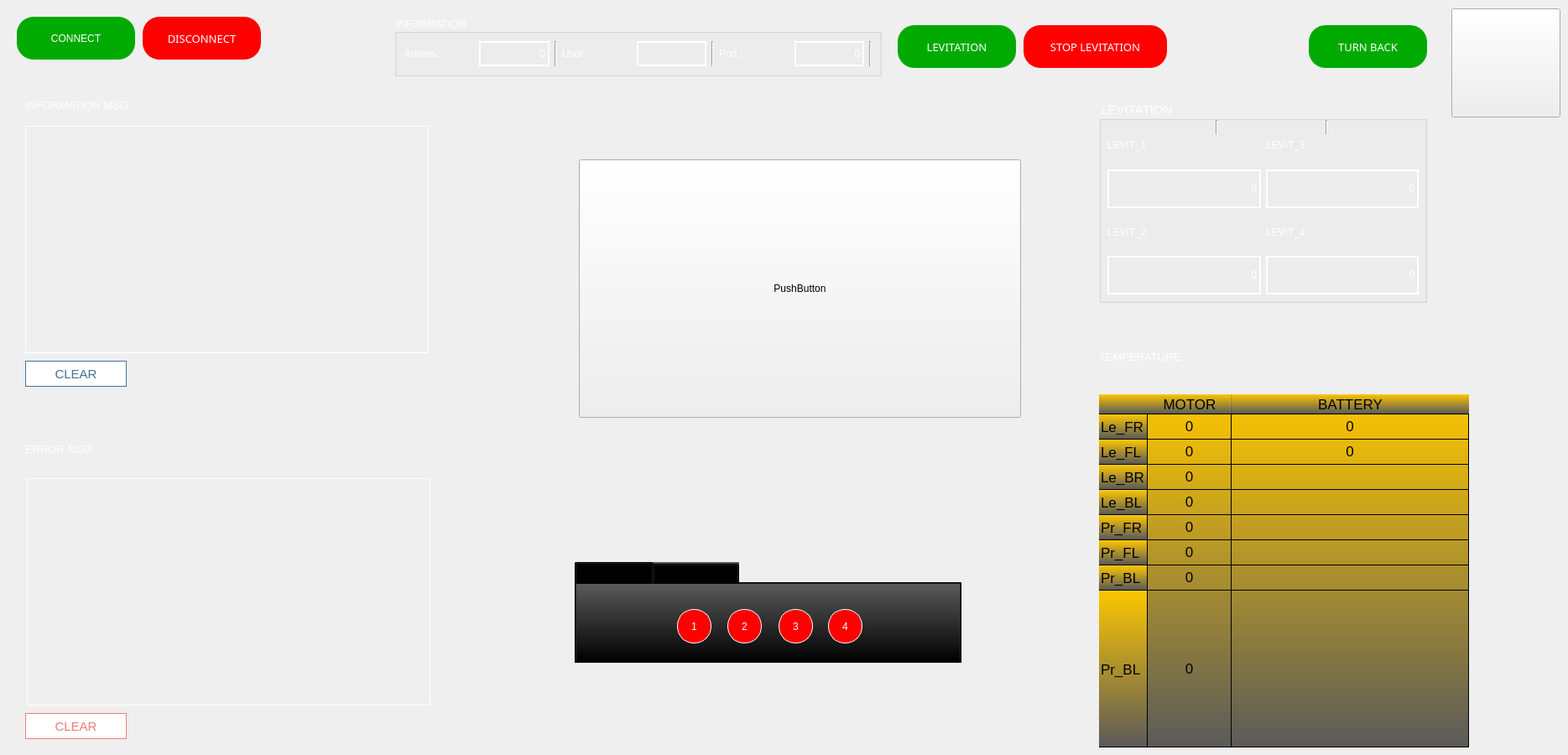
     <widget class="QWidget" name="tab_2">
      <attribute name="title">
       <string>Connection</string>
      </attribute>
      <widget class="QGroupBox" name="groupBox_5">
       <property name="geometry">
        <rect>
         <x>470</x>
         <y>20</y>
         <width>581</width>
         <height>71</height>
        </rect>
       </property>
       <property name="styleSheet">
        <string notr="true">color:white;
</string>
       </property>
       <property name="title">
        <string>INFORMATION</string>
       </property>
       <layout class="QHBoxLayout" name="horizontalLayout_13">
        <item>
         <widget class="QLabel" name="adres_3">
          <property name="text">
           <string>Adress :</string>
          </property>
         </widget>
        </item>
        <item>
         <widget class="QLabel" name="ip_adress">
          <property name="minimumSize">
           <size>
            <width>71</width>
            <height>0</height>
           </size>
          </property>
          <property name="frameShape">
           <enum>QFrame::Box</enum>
          </property>
          <property name="lineWidth">
           <number>2</number>
          </property>
          <property name="text">
           <string>0</string>
          </property>
          <property name="alignment">
           <set>Qt::AlignRight|Qt::AlignTrailing|Qt::AlignVCenter</set>
          </property>
         </widget>
        </item>
        <item>
         <widget class="Line" name="line_8">
          <property name="orientation">
           <enum>Qt::Vertical</enum>
          </property>
         </widget>
        </item>
        <item>
         <widget class="QLabel" name="kullanici_3">
          <property name="text">
           <string>User :</string>
          </property>
         </widget>
        </item>
        <item>
         <widget class="QLabel" name="user">
          <property name="minimumSize">
           <size>
            <width>71</width>
            <height>0</height>
           </size>
          </property>
          <property name="frameShape">
           <enum>QFrame::Box</enum>
          </property>
          <property name="lineWidth">
           <number>2</number>
          </property>
          <property name="text">
           <string/>
          </property>
          <property name="alignment">
           <set>Qt::AlignRight|Qt::AlignTrailing|Qt::AlignVCenter</set>
          </property>
         </widget>
        </item>
        <item>
         <widget class="Line" name="line_9">
          <property name="orientation">
           <enum>Qt::Vertical</enum>
          </property>
         </widget>
        </item>
        <item>
         <widget class="QLabel" name="port_3">
          <property name="text">
           <string>Port :</string>
          </property>
         </widget>
        </item>
        <item>
         <widget class="QLabel" name="port">
          <property name="minimumSize">
           <size>
            <width>71</width>
            <height>0</height>
           </size>
          </property>
          <property name="frameShape">
           <enum>QFrame::Box</enum>
          </property>
          <property name="lineWidth">
           <number>2</number>
          </property>
          <property name="text">
           <string>0</string>
          </property>
          <property name="alignment">
           <set>Qt::AlignRight|Qt::AlignTrailing|Qt::AlignVCenter</set>
          </property>
         </widget>
        </item>
        <item>
         <widget class="Line" name="line_10">
          <property name="orientation">
           <enum>Qt::Vertical</enum>
          </property>
         </widget>
        </item>
       </layout>
      </widget>
      <widget class="QPushButton" name="connect">
       <property name="geometry">
        <rect>
         <x>20</x>
         <y>20</y>
         <width>141</width>
         <height>51</height>
        </rect>
       </property>
       <property name="styleSheet">
        <string notr="true">.QPushButton{
	font: 10pt &quot;Oblivious font&quot;;
background-color: rgb(0, 170, 0);
color: rgb(255, 255, 255);
border-radius:20px;
}

.QPushButton:hover{
background-color: rgb(0, 150, 0);
}</string>
       </property>
       <property name="text">
        <string>CONNECT</string>
       </property>
      </widget>
      <widget class="QPushButton" name="bt_disconnect">
       <property name="geometry">
        <rect>
         <x>170</x>
         <y>20</y>
         <width>141</width>
         <height>51</height>
        </rect>
       </property>
       <property name="font">
        <font>
         <family>Oblivious font</family>
         <pointsize>10</pointsize>
         <weight>50</weight>
         <italic>false</italic>
         <bold>false</bold>
        </font>
       </property>
       <property name="styleSheet">
        <string notr="true">.QPushButton{
	font: 10pt &quot;Oblivious font&quot;;
background-color:red;
color: rgb(255, 255, 255);
border-radius:20px;
}

.QPushButton:hover{
background-color:rgb(214, 0, 0);
}</string>
       </property>
       <property name="text">
        <string>DISCONNECT</string>
       </property>
      </widget>
      <widget class="QGroupBox" name="groupBox_4">
       <property name="geometry">
        <rect>
         <x>1310</x>
         <y>120</y>
         <width>391</width>
         <height>241</height>
        </rect>
       </property>
       <property name="font">
        <font>
         <pointsize>11</pointsize>
        </font>
       </property>
       <property name="styleSheet">
        <string notr="true">color:white;
</string>
       </property>
       <property name="title">
        <string>LEVITATION</string>
       </property>
       <widget class="Line" name="line_2">
        <property name="geometry">
         <rect>
          <x>132</x>
          <y>23</y>
          <width>16</width>
          <height>17</height>
         </rect>
        </property>
        <property name="orientation">
         <enum>Qt::Vertical</enum>
        </property>
       </widget>
       <widget class="Line" name="line_3">
        <property name="geometry">
         <rect>
          <x>263</x>
          <y>23</y>
          <width>16</width>
          <height>17</height>
         </rect>
        </property>
        <property name="orientation">
         <enum>Qt::Vertical</enum>
        </property>
       </widget>
       <widget class="Line" name="line_4">
        <property name="geometry">
         <rect>
          <x>516</x>
          <y>23</y>
          <width>16</width>
          <height>17</height>
         </rect>
        </property>
        <property name="orientation">
         <enum>Qt::Vertical</enum>
        </property>
       </widget>
       <widget class="QWidget" name="layoutWidget_5">
        <property name="geometry">
         <rect>
          <x>10</x>
          <y>30</y>
          <width>371</width>
          <height>201</height>
         </rect>
        </property>
        <layout class="QHBoxLayout" name="horizontalLayout_14">
         <item>
          <layout class="QVBoxLayout" name="verticalLayout_33">
           <item>
            <widget class="QLabel" name="levit1_label">
             <property name="text">
              <string>LEVIT_1</string>
             </property>
            </widget>
           </item>
           <item>
            <widget class="QLabel" name="levit1_veri">
             <property name="minimumSize">
              <size>
               <width>71</width>
               <height>0</height>
              </size>
             </property>
             <property name="frameShape">
              <enum>QFrame::Box</enum>
             </property>
             <property name="lineWidth">
              <number>2</number>
             </property>
             <property name="text">
              <string>0</string>
             </property>
             <property name="alignment">
              <set>Qt::AlignRight|Qt::AlignTrailing|Qt::AlignVCenter</set>
             </property>
            </widget>
           </item>
           <item>
            <widget class="QLabel" name="levit2_label">
             <property name="text">
              <string>LEVIT_2</string>
             </property>
            </widget>
           </item>
           <item>
            <widget class="QLabel" name="levit2_veri">
             <property name="minimumSize">
              <size>
               <width>71</width>
               <height>0</height>
              </size>
             </property>
             <property name="frameShape">
              <enum>QFrame::Box</enum>
             </property>
             <property name="lineWidth">
              <number>2</number>
             </property>
             <property name="text">
              <string>0</string>
             </property>
             <property name="alignment">
              <set>Qt::AlignRight|Qt::AlignTrailing|Qt::AlignVCenter</set>
             </property>
            </widget>
           </item>
          </layout>
         </item>
         <item>
          <layout class="QVBoxLayout" name="verticalLayout_34">
           <item>
            <widget class="QLabel" name="levit3_label">
             <property name="text">
              <string>LEVIT_3</string>
             </property>
            </widget>
           </item>
           <item>
            <widget class="QLabel" name="levit3_veri">
             <property name="minimumSize">
              <size>
               <width>71</width>
               <height>0</height>
              </size>
             </property>
             <property name="frameShape">
              <enum>QFrame::Box</enum>
             </property>
             <property name="lineWidth">
              <number>2</number>
             </property>
             <property name="text">
              <string>0</string>
             </property>
             <property name="alignment">
              <set>Qt::AlignRight|Qt::AlignTrailing|Qt::AlignVCenter</set>
             </property>
            </widget>
           </item>
           <item>
            <widget class="QLabel" name="levit4_label">
             <property name="text">
              <string>LEVIT_4</string>
             </property>
            </widget>
           </item>
           <item>
            <widget class="QLabel" name="levit4_veri">
             <property name="minimumSize">
              <size>
               <width>71</width>
               <height>0</height>
              </size>
             </property>
             <property name="frameShape">
              <enum>QFrame::Box</enum>
             </property>
             <property name="lineWidth">
              <number>2</number>
             </property>
             <property name="text">
              <string>0</string>
             </property>
             <property name="alignment">
              <set>Qt::AlignRight|Qt::AlignTrailing|Qt::AlignVCenter</set>
             </property>
            </widget>
           </item>
          </layout>
         </item>
        </layout>
       </widget>
      </widget>
      <widget class="QPushButton" name="levite">
       <property name="geometry">
        <rect>
         <x>1070</x>
         <y>30</y>
         <width>141</width>
         <height>51</height>
        </rect>
       </property>
       <property name="font">
        <font>
         <family>Oblivious font</family>
         <pointsize>10</pointsize>
         <weight>50</weight>
         <italic>false</italic>
         <bold>false</bold>
        </font>
       </property>
       <property name="styleSheet">
        <string notr="true">.QPushButton{
	font: 10pt &quot;Oblivious font&quot;;
background-color: rgb(0, 170, 0);
color: rgb(255, 255, 255);
border-radius:20px;
}

.QPushButton:hover{
background-color: rgb(0, 150, 0);
}</string>
       </property>
       <property name="text">
        <string>LEVITATION</string>
       </property>
      </widget>
      <widget class="QLabel" name="bilgimesaj_label">
       <property name="geometry">
        <rect>
         <x>30</x>
         <y>110</y>
         <width>241</width>
         <height>31</height>
        </rect>
       </property>
       <property name="font">
        <font>
         <pointsize>10</pointsize>
        </font>
       </property>
       <property name="styleSheet">
        <string notr="true">color:white;</string>
       </property>
       <property name="text">
        <string>INFORMATION MSG</string>
       </property>
      </widget>
      <widget class="QLabel" name="bilgimesaj_label_2">
       <property name="geometry">
        <rect>
         <x>30</x>
         <y>520</y>
         <width>181</width>
         <height>31</height>
        </rect>
       </property>
       <property name="font">
        <font>
         <pointsize>10</pointsize>
        </font>
       </property>
       <property name="styleSheet">
        <string notr="true">color:white;</string>
       </property>
       <property name="text">
        <string>ERROR MSG</string>
       </property>
      </widget>
      <widget class="QLabel" name="hata_message">
       <property name="geometry">
        <rect>
         <x>32</x>
         <y>570</y>
         <width>481</width>
         <height>271</height>
        </rect>
       </property>
       <property name="font">
        <font>
         <pointsize>11</pointsize>
        </font>
       </property>
       <property name="styleSheet">
        <string notr="true">border: 1px solid rgb(255, 255, 255);
color:white;</string>
       </property>
       <property name="text">
        <string/>
       </property>
      </widget>
      <widget class="QLabel" name="bilgi_message">
       <property name="geometry">
        <rect>
         <x>30</x>
         <y>150</y>
         <width>481</width>
         <height>271</height>
        </rect>
       </property>
       <property name="font">
        <font>
         <pointsize>11</pointsize>
        </font>
       </property>
       <property name="styleSheet">
        <string notr="true">border: 1px solid rgb(255, 255, 255);
color:white;
</string>
       </property>
       <property name="text">
        <string/>
       </property>
      </widget>
      <widget class="QPushButton" name="pbClearinfo">
       <property name="geometry">
        <rect>
         <x>30</x>
         <y>430</y>
         <width>121</width>
         <height>31</height>
        </rect>
       </property>
       <property name="font">
        <font>
         <pointsize>11</pointsize>
         <weight>50</weight>
         <bold>false</bold>
        </font>
       </property>
       <property name="styleSheet">
        <string notr="true">color:#437099;
border:1px solid #437099;
background-color:white;</string>
       </property>
       <property name="text">
        <string>CLEAR</string>
       </property>
      </widget>
      <widget class="QLabel" name="bilgimesaj_label_3">
       <property name="geometry">
        <rect>
         <x>1310</x>
         <y>410</y>
         <width>241</width>
         <height>31</height>
        </rect>
       </property>
       <property name="font">
        <font>
         <pointsize>10</pointsize>
        </font>
       </property>
       <property name="styleSheet">
        <string notr="true">color:white;</string>
       </property>
       <property name="text">
        <string>TEMPERATURE</string>
       </property>
      </widget>
      <widget class="QTableWidget" name="tableWidget">
       <property name="geometry">
        <rect>
         <x>1310</x>
         <y>470</y>
         <width>441</width>
         <height>421</height>
        </rect>
       </property>
       <property name="font">
        <font>
         <pointsize>13</pointsize>
        </font>
       </property>
       <property name="layoutDirection">
        <enum>Qt::LeftToRight</enum>
       </property>
       <property name="styleSheet">
        <string notr="true">border:none;
background-color:qlineargradient(spread:pad, x1:1, y1:0.00568182, x2:1, y2:1, stop:0 #fdc600, stop:1 rgba(90, 90, 90, 255));
color:black !important;</string>
       </property>
       <property name="frameShape">
        <enum>QFrame::Panel</enum>
       </property>
       <property name="lineWidth">
        <number>1</number>
       </property>
       <property name="autoScrollMargin">
        <number>16</number>
       </property>
       <property name="dragDropMode">
        <enum>QAbstractItemView::NoDragDrop</enum>
       </property>
       <property name="showGrid">
        <bool>true</bool>
       </property>
       <property name="gridStyle">
        <enum>Qt::SolidLine</enum>
       </property>
       <attribute name="horizontalHeaderStretchLastSection">
        <bool>true</bool>
       </attribute>
       <attribute name="verticalHeaderStretchLastSection">
        <bool>true</bool>
       </attribute>
       <row>
        <property name="text">
         <string>Le_FR</string>
        </property>
       </row>
       <row>
        <property name="text">
         <string>Le_FL</string>
        </property>
       </row>
       <row>
        <property name="text">
         <string>Le_BR</string>
        </property>
       </row>
       <row>
        <property name="text">
         <string>Le_BL</string>
        </property>
       </row>
       <row>
        <property name="text">
         <string>Pr_FR</string>
        </property>
       </row>
       <row>
        <property name="text">
         <string>Pr_FL</string>
        </property>
       </row>
       <row>
        <property name="text">
         <string>Pr_BL</string>
        </property>
       </row>
       <row>
        <property name="text">
         <string>Pr_BL</string>
        </property>
       </row>
       <column>
        <property name="text">
         <string>MOTOR</string>
        </property>
       </column>
       <column>
        <property name="text">
         <string>BATTERY</string>
        </property>
       </column>
       <item row="0" column="0">
        <property name="text">
         <string>0</string>
        </property>
        <property name="textAlignment">
         <set>AlignCenter</set>
        </property>
       </item>
       <item row="0" column="1">
        <property name="text">
         <string>0</string>
        </property>
        <property name="textAlignment">
         <set>AlignCenter</set>
        </property>
       </item>
       <item row="1" column="0">
        <property name="text">
         <string>0</string>
        </property>
        <property name="textAlignment">
         <set>AlignCenter</set>
        </property>
       </item>
       <item row="1" column="1">
        <property name="text">
         <string>0</string>
        </property>
        <property name="textAlignment">
         <set>AlignCenter</set>
        </property>
       </item>
       <item row="2" column="0">
        <property name="text">
         <string>0</string>
        </property>
        <property name="textAlignment">
         <set>AlignCenter</set>
        </property>
       </item>
       <item row="3" column="0">
        <property name="text">
         <string>0</string>
        </property>
        <property name="textAlignment">
         <set>AlignCenter</set>
        </property>
       </item>
       <item row="4" column="0">
        <property name="text">
         <string>0</string>
        </property>
        <property name="textAlignment">
         <set>AlignCenter</set>
        </property>
       </item>
       <item row="5" column="0">
        <property name="text">
         <string>0</string>
        </property>
        <property name="textAlignment">
         <set>AlignCenter</set>
        </property>
       </item>
       <item row="6" column="0">
        <property name="text">
         <string>0</string>
        </property>
        <property name="textAlignment">
         <set>AlignCenter</set>
        </property>
       </item>
       <item row="7" column="0">
        <property name="text">
         <string>0</string>
        </property>
        <property name="textAlignment">
         <set>AlignCenter</set>
        </property>
       </item>
      </widget>
      <widget class="QPushButton" name="logo_c">
       <property name="geometry">
        <rect>
         <x>1730</x>
         <y>10</y>
         <width>130</width>
         <height>130</height>
        </rect>
       </property>
       <property name="sizePolicy">
        <sizepolicy hsizetype="Preferred" vsizetype="Fixed">
         <horstretch>0</horstretch>
         <verstretch>0</verstretch>
        </sizepolicy>
       </property>
       <property name="text">
        <string/>
       </property>
       <property name="icon">
        <iconset>
         <normaloff>img/logo.png</normaloff>img/logo.png</iconset>
       </property>
       <property name="iconSize">
        <size>
         <width>130</width>
         <height>130</height>
        </size>
       </property>
      </widget>
      <widget class="QPushButton" name="levite_stop">
       <property name="geometry">
        <rect>
         <x>1220</x>
         <y>30</y>
         <width>171</width>
         <height>51</height>
        </rect>
       </property>
       <property name="font">
        <font>
         <family>Oblivious font</family>
         <pointsize>10</pointsize>
         <weight>50</weight>
         <italic>false</italic>
         <bold>false</bold>
        </font>
       </property>
       <property name="styleSheet">
        <string notr="true">.QPushButton{
	font: 10pt &quot;Oblivious font&quot;;
background-color:red;
color: rgb(255, 255, 255);
border-radius:20px;
}

.QPushButton:hover{
background-color:rgb(214, 0, 0);
}</string>
       </property>
       <property name="text">
        <string>STOP LEVITATION</string>
       </property>
      </widget>
      <widget class="QPushButton" name="aracimg">
       <property name="geometry">
        <rect>
         <x>690</x>
         <y>190</y>
         <width>527</width>
         <height>308</height>
        </rect>
       </property>
       <property name="text">
        <string>PushButton</string>
       </property>
       <property name="icon">
        <iconset>
         <normaloff>img/arac_1.png</normaloff>img/arac_1.png</iconset>
       </property>
       <property name="iconSize">
        <size>
         <width>527</width>
         <height>308</height>
        </size>
       </property>
      </widget>
      <widget class="QPushButton" name="pbClearErr">
       <property name="geometry">
        <rect>
         <x>30</x>
         <y>850</y>
         <width>121</width>
         <height>31</height>
        </rect>
       </property>
       <property name="font">
        <font>
         <pointsize>11</pointsize>
        </font>
       </property>
       <property name="styleSheet">
        <string notr="true">color:#f27a7a;;
border:1px solid #f27a7a;
background-color:white;</string>
       </property>
       <property name="text">
        <string>CLEAR</string>
       </property>
      </widget>
      <widget class="QTabWidget" name="motor_set">
       <property name="geometry">
        <rect>
         <x>685</x>
         <y>670</y>
         <width>461</width>
         <height>121</height>
        </rect>
       </property>
       <property name="styleSheet">
        <string notr="true">background-color:qlineargradient(spread:pad, x1:1, y1:1, x2:1, y2:0, stop:0 rgba(0, 0, 0, 255), stop:1 rgba(90, 90, 90, 255));
color:black;</string>
       </property>
       <property name="tabPosition">
        <enum>QTabWidget::North</enum>
       </property>
       <property name="currentIndex">
        <number>0</number>
       </property>
       <widget class="QWidget" name="tab_1">
        <attribute name="title">
         <string>LEVITATION</string>
        </attribute>
        <widget class="QPushButton" name="motor">
         <property name="geometry">
          <rect>
           <x>120</x>
           <y>30</y>
           <width>41</width>
           <height>41</height>
          </rect>
         </property>
         <property name="styleSheet">
          <string notr="true">background:red;
border-radius:20%;
border:1px solid white;
color: rgb(255, 255, 255);</string>
         </property>
         <property name="text">
          <string>1</string>
         </property>
        </widget>
        <widget class="QPushButton" name="motor_2">
         <property name="geometry">
          <rect>
           <x>180</x>
           <y>30</y>
           <width>41</width>
           <height>41</height>
          </rect>
         </property>
         <property name="styleSheet">
          <string notr="true">background:red;
border-radius:20;
border:1px solid white;
color: rgb(255, 255, 255);</string>
         </property>
         <property name="text">
          <string>2</string>
         </property>
        </widget>
        <widget class="QPushButton" name="motor_3">
         <property name="geometry">
          <rect>
           <x>241</x>
           <y>30</y>
           <width>41</width>
           <height>41</height>
          </rect>
         </property>
         <property name="styleSheet">
          <string notr="true">background:red;
border-radius:20;
border:1px solid white;
color: rgb(255, 255, 255);</string>
         </property>
         <property name="text">
          <string>3</string>
         </property>
        </widget>
        <widget class="QPushButton" name="motor_4">
         <property name="geometry">
          <rect>
           <x>300</x>
           <y>30</y>
           <width>41</width>
           <height>41</height>
          </rect>
         </property>
         <property name="styleSheet">
          <string notr="true">background:red;
border-radius:20;
border:1px solid white;
color: rgb(255, 255, 255);</string>
         </property>
         <property name="text">
          <string>4</string>
         </property>
        </widget>
       </widget>
       <widget class="QWidget" name="tab_2">
        <attribute name="title">
         <string>PROPULSION</string>
        </attribute>
        <widget class="QPushButton" name="motor_5">
         <property name="geometry">
          <rect>
           <x>120</x>
           <y>30</y>
           <width>41</width>
           <height>41</height>
          </rect>
         </property>
         <property name="styleSheet">
          <string notr="true">background:red;
border-radius:20%;
border:1px solid white;
color: rgb(255, 255, 255);</string>
         </property>
         <property name="text">
          <string>5</string>
         </property>
        </widget>
        <widget class="QPushButton" name="motor_7">
         <property name="geometry">
          <rect>
           <x>241</x>
           <y>30</y>
           <width>41</width>
           <height>41</height>
          </rect>
         </property>
         <property name="styleSheet">
          <string notr="true">background:red;
border-radius:20;
border:1px solid white;
color: rgb(255, 255, 255);</string>
         </property>
         <property name="text">
          <string>7</string>
         </property>
        </widget>
        <widget class="QPushButton" name="motor_8">
         <property name="geometry">
          <rect>
           <x>300</x>
           <y>30</y>
           <width>41</width>
           <height>41</height>
          </rect>
         </property>
         <property name="styleSheet">
          <string notr="true">background:red;
border-radius:20;
border:1px solid white;
color: rgb(255, 255, 255);</string>
         </property>
         <property name="text">
          <string>8</string>
         </property>
        </widget>
        <widget class="QPushButton" name="motor_6">
         <property name="geometry">
          <rect>
           <x>180</x>
           <y>30</y>
           <width>41</width>
           <height>41</height>
          </rect>
         </property>
         <property name="styleSheet">
          <string notr="true">background:red;
border-radius:20;
border:1px solid white;
color: rgb(255, 255, 255);</string>
         </property>
         <property name="text">
          <string>6</string>
         </property>
        </widget>
       </widget>
      </widget>
      <widget class="QPushButton" name="turnback_bt">
       <property name="geometry">
        <rect>
         <x>1560</x>
         <y>30</y>
         <width>141</width>
         <height>51</height>
        </rect>
       </property>
       <property name="font">
        <font>
         <family>Oblivious font</family>
         <pointsize>10</pointsize>
         <weight>50</weight>
         <italic>false</italic>
         <bold>false</bold>
        </font>
       </property>
       <property name="styleSheet">
        <string notr="true">.QPushButton{
	font: 10pt &quot;Oblivious font&quot;;
background-color: rgb(0, 170, 0);
color: rgb(255, 255, 255);
border-radius:20px;
}

.QPushButton:hover{
background-color: rgb(0, 150, 0);
}</string>
       </property>
       <property name="text">
        <string>TURN BACK</string>
       </property>
      </widget>
     </widget>
